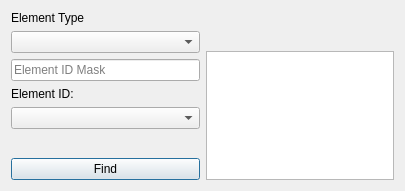
<?xml version="1.0" encoding="UTF-8"?>
<ui version="4.0">
 <class>Dialog</class>
 <widget class="QDialog" name="Dialog">
  <property name="windowModality">
   <enum>Qt::WindowModal</enum>
  </property>
  <property name="enabled">
   <bool>true</bool>
  </property>
  <property name="geometry">
   <rect>
    <x>0</x>
    <y>0</y>
    <width>405</width>
    <height>191</height>
   </rect>
  </property>
  <property name="windowTitle">
   <string>Find Elements by ID</string>
  </property>
  <property name="modal">
   <bool>false</bool>
  </property>
  <layout class="QHBoxLayout" name="horizontalLayout_3">
   <item>
    <layout class="QHBoxLayout" name="horizontalLayout_2">
     <item>
      <layout class="QVBoxLayout" name="verticalLayout_2">
       <item>
        <widget class="QLabel" name="label">
         <property name="text">
          <string>Element Type</string>
         </property>
        </widget>
       </item>
       <item>
        <widget class="QComboBox" name="cbElementType"/>
       </item>
       <item>
        <widget class="QLineEdit" name="leElementMask">
         <property name="sizePolicy">
          <sizepolicy hsizetype="Ignored" vsizetype="Fixed">
           <horstretch>0</horstretch>
           <verstretch>0</verstretch>
          </sizepolicy>
         </property>
         <property name="placeholderText">
          <string>Element ID Mask</string>
         </property>
        </widget>
       </item>
       <item>
        <widget class="QLabel" name="label_2">
         <property name="text">
          <string>Element ID:</string>
         </property>
        </widget>
       </item>
       <item>
        <widget class="QComboBox" name="cbElementId">
         <property name="placeholderText">
          <string/>
         </property>
        </widget>
       </item>
       <item>
        <spacer name="verticalSpacer">
         <property name="orientation">
          <enum>Qt::Vertical</enum>
         </property>
         <property name="sizeHint" stdset="0">
          <size>
           <width>20</width>
           <height>40</height>
          </size>
         </property>
        </spacer>
       </item>
       <item>
        <widget class="QPushButton" name="btFind">
         <property name="text">
          <string>Find</string>
         </property>
        </widget>
       </item>
      </layout>
     </item>
     <item>
      <layout class="QVBoxLayout" name="verticalLayout_3">
       <item>
        <widget class="QLabel" name="labelFoundElement">
         <property name="text">
          <string/>
         </property>
        </widget>
       </item>
       <item>
        <widget class="QLabel" name="labelAdjacentNodeLinks">
         <property name="text">
          <string/>
         </property>
        </widget>
       </item>
       <item>
        <widget class="QListWidget" name="listWidget">
         <property name="sizePolicy">
          <sizepolicy hsizetype="Ignored" vsizetype="Expanding">
           <horstretch>0</horstretch>
           <verstretch>0</verstretch>
          </sizepolicy>
         </property>
        </widget>
       </item>
      </layout>
     </item>
    </layout>
   </item>
  </layout>
 </widget>
 <resources/>
 <connections/>
</ui>
